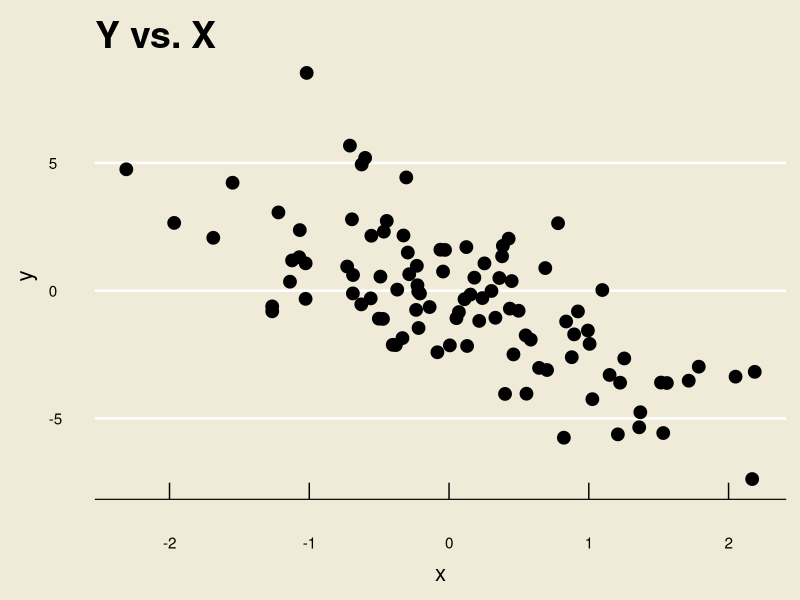
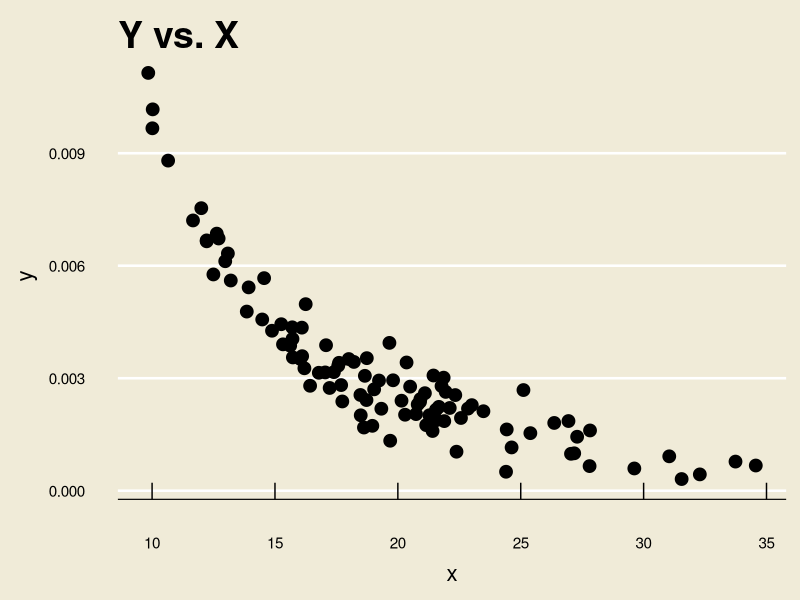
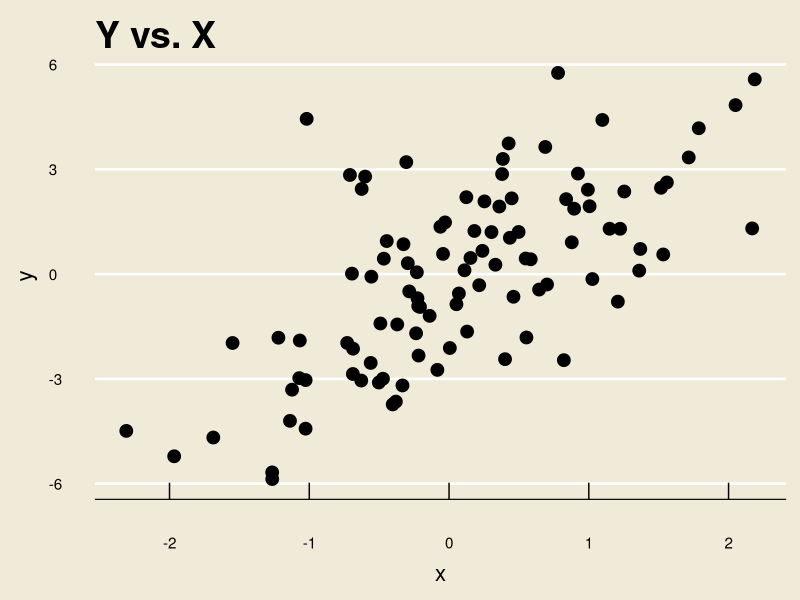
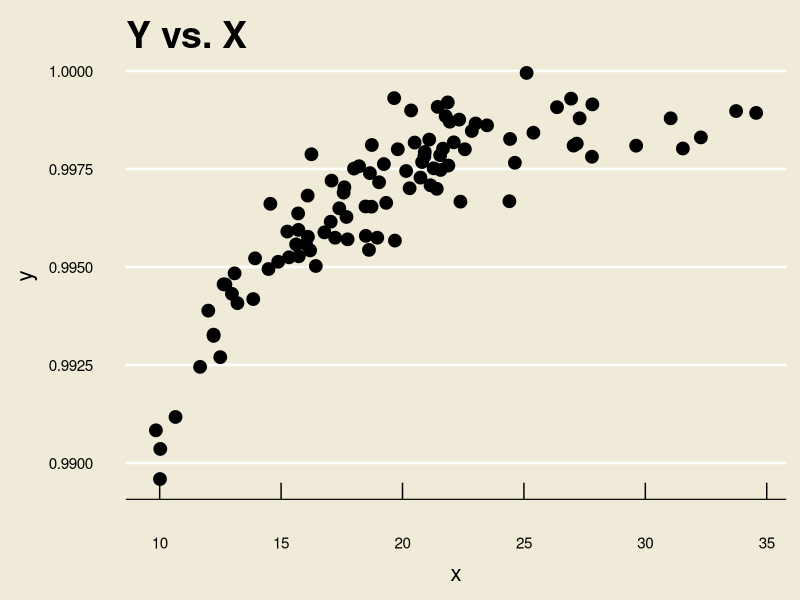
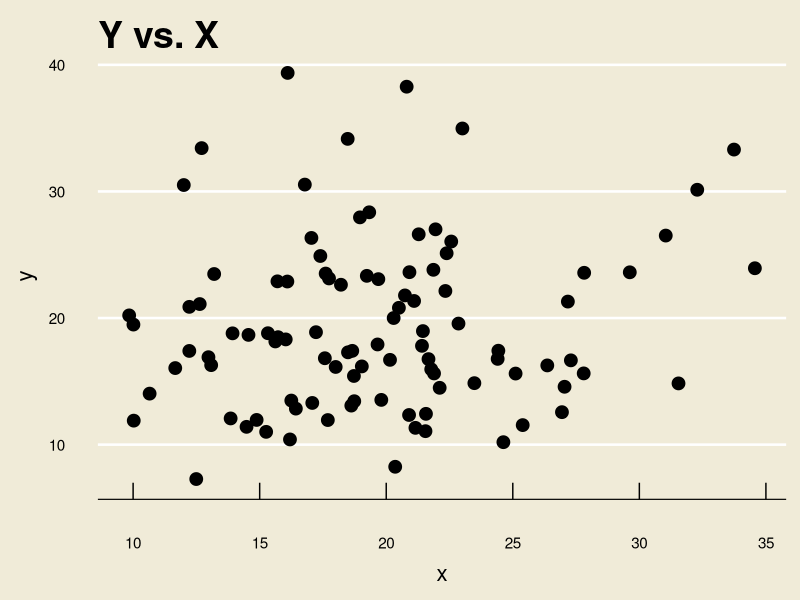
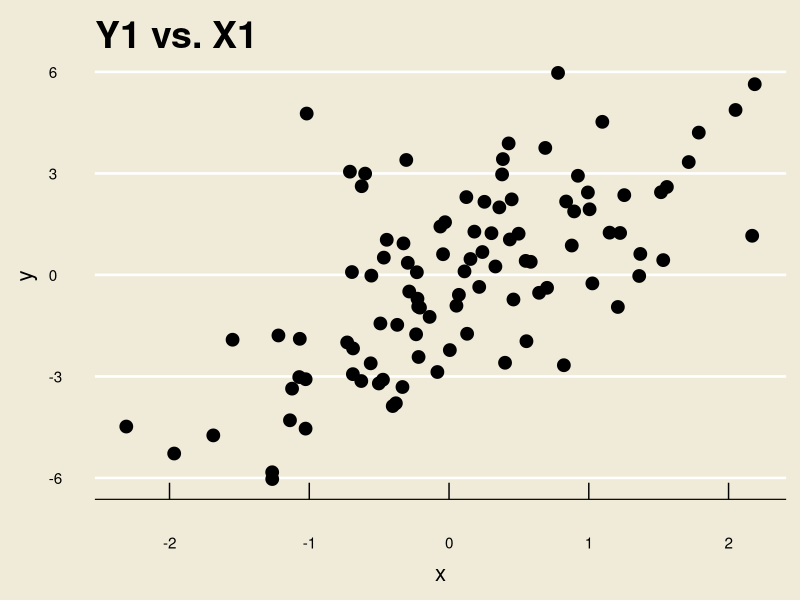
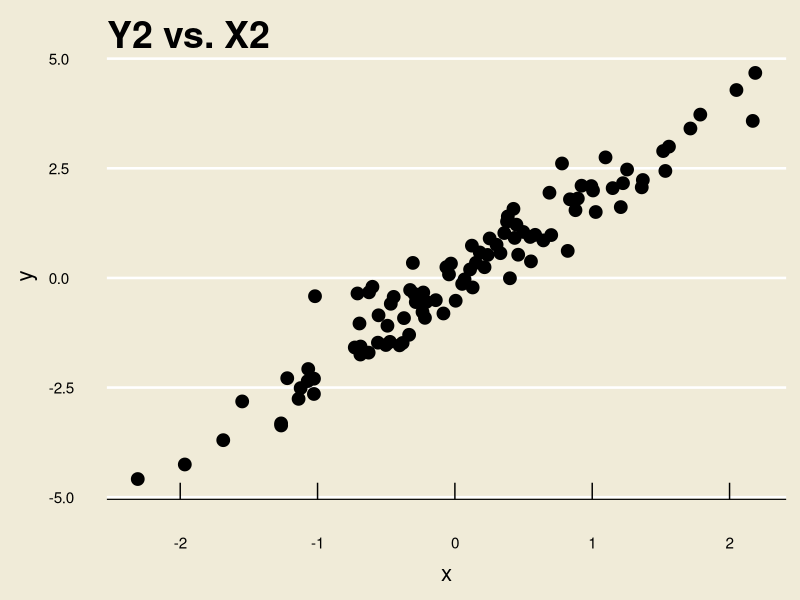
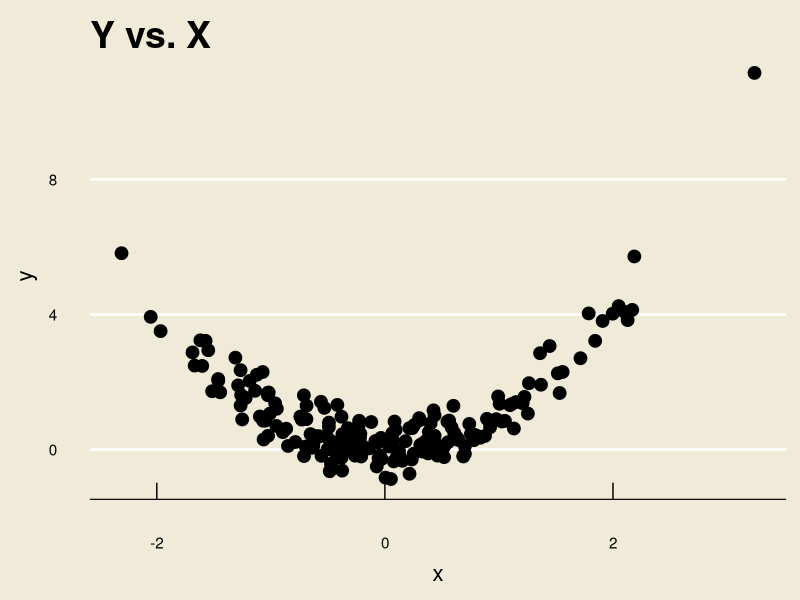

Generate these figures, in order, with R:
## ---- chunk 1
library(tidyverse)
library(ggthemes)
## ---- chunk 2
set.seed(123)
x <- rnorm(100)
y <- -2 * x + rnorm(100, 0, 2)

data.frame(x, y) %>%
  ggplot(aes(x = x, y = y)) +
  geom_point(size = 4) +
  theme_economist(base_size = 24) +
  ggtitle("Y vs. X") +
  theme(panel.background = element_rect("#f0ebd8"),
        plot.background = element_rect(fill = "#f0ebd8"),
        axis.title.y = element_text(size = 16,
                                    margin = margin(
                                      t = 0, 
                                      r = 10,
                                      b = 0, 
                                      l = 0)),
        axis.title.x = element_text(size = 16,
                                    margin = margin(
                                      t = 10, 
                                      r = 0,
                                      b = 0, 
                                      l = 0)),
        title = element_text(size = 18)
  )
## ---- chunk 3
set.seed(123)
x <- rchisq(100, 20)
y <- (1 / x^2) + rnorm(100, 0, 0.0005)

data.frame(x, y) %>%
  ggplot(aes(x = x, y = y)) +
  geom_point(size = 4) +
  theme_economist(base_size = 24) +
  ggtitle("Y vs. X") +
  theme(panel.background = element_rect("#f0ebd8"),
        plot.background = element_rect(fill = "#f0ebd8"),
        axis.title.y = element_text(size = 16,
                                    margin = margin(
                                      t = 0, 
                                      r = 10,
                                      b = 0, 
                                      l = 0)),
        axis.title.x = element_text(size = 16,
                                    margin = margin(
                                      t = 10, 
                                      r = 0,
                                      b = 0, 
                                      l = 0)),
        title = element_text(size = 18)
  )
## ---- chunk 4
set.seed(123)
x <- rnorm(100)
y <- 2 * x + rnorm(100, 0, 2)

data.frame(x, y) %>%
  ggplot(aes(x = x, y = y)) +
  geom_point(size = 4) +
  theme_economist(base_size = 24) +
  ggtitle("Y vs. X") +
  theme(panel.background = element_rect("#f0ebd8"),
        plot.background = element_rect(fill = "#f0ebd8"),
        axis.title.y = element_text(size = 16,
                                    margin = margin(
                                      t = 0, 
                                      r = 10,
                                      b = 0, 
                                      l = 0)),
        axis.title.x = element_text(size = 16,
                                    margin = margin(
                                      t = 10, 
                                      r = 0,
                                      b = 0, 
                                      l = 0)),
        title = element_text(size = 18)
  )
## ---- chunk 5
set.seed(123)
x <- rchisq(100, 20)
y <- 1 - (1/x^2)  + rnorm(100, 0, 0.0007)

data.frame(x, y) %>%
  ggplot(aes(x = x, y = y)) +
  geom_point(size = 4) +
  theme_economist(base_size = 24) +
  ggtitle("Y vs. X") +
  theme(panel.background = element_rect("#f0ebd8"),
        plot.background = element_rect(fill = "#f0ebd8"),
        axis.title.y = element_text(size = 16,
                                    margin = margin(
                                      t = 0, 
                                      r = 10,
                                      b = 0, 
                                      l = 0)),
        axis.title.x = element_text(size = 16,
                                    margin = margin(
                                      t = 10, 
                                      r = 0,
                                      b = 0, 
                                      l = 0)),
        title = element_text(size = 18)
  )
## ---- chunk 6
set.seed(123)
x <- rchisq(100, 20)
y <- rchisq(100, 20)

data.frame(x, y) %>%
  ggplot(aes(x = x, y = y)) +
  geom_point(size = 4) +
  theme_economist(base_size = 24) +
  ggtitle("Y vs. X") +
  theme(panel.background = element_rect("#f0ebd8"),
        plot.background = element_rect(fill = "#f0ebd8"),
        axis.title.y = element_text(size = 16,
                                    margin = margin(
                                      t = 0, 
                                      r = 10,
                                      b = 0, 
                                      l = 0)),
        axis.title.x = element_text(size = 16,
                                    margin = margin(
                                      t = 10, 
                                      r = 0,
                                      b = 0, 
                                      l = 0)),
        title = element_text(size = 18)
  )
## ---- chunk 7
set.seed(123)
x <- rnorm(100)
y <- 2 * x + rnorm(100, 0, 2.1)

data.frame(x, y) %>%
  ggplot(aes(x = x, y = y)) +
  geom_point(size = 4) +
  theme_economist(base_size = 24) +
  ggtitle("Y1 vs. X1") +
  theme(panel.background = element_rect("#f0ebd8"),
        plot.background = element_rect(fill = "#f0ebd8"),
        axis.title.y = element_text(size = 16,
                                    margin = margin(
                                      t = 0, 
                                      r = 10,
                                      b = 0, 
                                      l = 0)),
        axis.title.x = element_text(size = 16,
                                    margin = margin(
                                      t = 10, 
                                      r = 0,
                                      b = 0, 
                                      l = 0)),
        title = element_text(size = 18)
  )
## ---- chunk 8
set.seed(123)
x <- rnorm(100)
y <- 2 * x + rnorm(100, 0, 0.5)

data.frame(x, y) %>%
  ggplot(aes(x = x, y = y)) +
  geom_point(size = 4) +
  theme_economist(base_size = 24) +
  ggtitle("Y2 vs. X2") +
  theme(panel.background = element_rect("#f0ebd8"),
        plot.background = element_rect(fill = "#f0ebd8"),
        axis.title.y = element_text(size = 16,
                                    margin = margin(
                                      t = 0, 
                                      r = 10,
                                      b = 0, 
                                      l = 0)),
        axis.title.x = element_text(size = 16,
                                    margin = margin(
                                      t = 10, 
                                      r = 0,
                                      b = 0, 
                                      l = 0)),
        title = element_text(size = 18)
  )
## ---- chunk 9
set.seed(123)
x <- rnorm(200)
y <- x^2 + rnorm(100, 0, 0.5)

data.frame(x, y) %>%
  ggplot(aes(x = x, y = y)) +
  geom_point(size = 4) +
  theme_economist(base_size = 24) +
  ggtitle("Y vs. X") +
  theme(panel.background = element_rect("#f0ebd8"),
        plot.background = element_rect(fill = "#f0ebd8"),
        axis.title.y = element_text(size = 16,
                                    margin = margin(
                                      t = 0, 
                                      r = 10,
                                      b = 0, 
                                      l = 0)),
        axis.title.x = element_text(size = 16,
                                    margin = margin(
                                      t = 10, 
                                      r = 0,
                                      b = 0, 
                                      l = 0)),
        title = element_text(size = 18)
  )
## ---- chunk 10
x <- c(1, 2, 3)
y1 <- c(1, 2, 3)
y2 <- c(1, 3, 5)

data.frame(x, y1) %>%
  ggplot(aes(x = x, y = y1)) +
  geom_point(size = 4) +
  theme_economist(base_size = 24) +
  ggtitle("Y1 vs. X") +
  theme(panel.background = element_rect("#f0ebd8"),
        plot.background = element_rect(fill = "#f0ebd8"),
        axis.title.y = element_text(size = 16,
                                    margin = margin(
                                      t = 0, 
                                      r = 10,
                                      b = 0, 
                                      l = 0)),
        axis.title.x = element_text(size = 16,
                                    margin = margin(
                                      t = 10, 
                                      r = 0,
                                      b = 0, 
                                      l = 0)),
        title = element_text(size = 18)
  ) +
  ylim(c(1, 5))
## ---- chunk 11
x <- c(1, 2, 3)
y1 <- c(1, 2, 3)
y2 <- c(1, 3, 5)

data.frame(x, y1) %>%
  ggplot(aes(x = x, y = y2)) +
  geom_point(size = 4) +
  theme_economist(base_size = 24) +
  ggtitle("Y2 vs. X") +
  theme(panel.background = element_rect("#f0ebd8"),
        plot.background = element_rect(fill = "#f0ebd8"),
        axis.title.y = element_text(size = 16,
                                    margin = margin(
                                      t = 0, 
                                      r = 10,
                                      b = 0, 
                                      l = 0)),
        axis.title.x = element_text(size = 16,
                                    margin = margin(
                                      t = 10, 
                                      r = 0,
                                      b = 0, 
                                      l = 0)),
        title = element_text(size = 18)
  ) +
  ylim(c(1, 5))
## ---- chunk 12
set.seed(123)

x <- rnorm(100, 180, 10)
y <- x + rnorm(100, 0, 4)

data.frame(x, y) %>%
  ggplot(aes(x = x, y = y)) +
  geom_point(size = 4) +
  theme_economist(base_size = 24) +
  ggtitle("Weight vs. Height") +
  theme(panel.background = element_rect("#f0ebd8"),
        plot.background = element_rect(fill = "#f0ebd8"),
        axis.title.y = element_text(size = 16,
                                    margin = margin(
                                      t = 0, 
                                      r = 10,
                                      b = 0, 
                                      l = 0)),
        axis.title.x = element_text(size = 16,
                                    margin = margin(
                                      t = 10, 
                                      r = 0,
                                      b = 0, 
                                      l = 0)),
        title = element_text(size = 18)
  ) +
  ylab("weight (lbs)") +
  xlab("height (cm)")
## ---- chunk 13
set.seed(123)

data.frame(x, y) %>%
  ggplot(aes(x = x, y = y)) +
  geom_point(size = 4) +
  theme_economist(base_size = 24) +
  ggtitle("Weight vs. Height") +
  theme(panel.background = element_rect("#f0ebd8"),
        plot.background = element_rect(fill = "#f0ebd8"),
        axis.title.y = element_text(size = 16,
                                    margin = margin(
                                      t = 0, 
                                      r = 10,
                                      b = 0, 
                                      l = 0)),
        axis.title.x = element_text(size = 16,
                                    margin = margin(
                                      t = 10, 
                                      r = 0,
                                      b = 0, 
                                      l = 0)),
        title = element_text(size = 18)
  ) +
  ylab("weight (lbs)") +
  xlab("height (cm)") +
  geom_abline(slope = 1, intercept = 0, col = "red", linewidth = 1)
## ---- chunk 14
set.seed(123)
z <- rnorm(100)
w <- -2 * z + rnorm(100, 0, 2)

data.frame(z, w) %>%
  ggplot(aes(x = z, y = w)) +
  geom_point(size = 4) +
  theme_economist(base_size = 24) +
  ggtitle("Y vs. X") +
  theme(panel.background = element_rect("#f0ebd8"),
        plot.background = element_rect(fill = "#f0ebd8"),
        axis.title.y = element_text(size = 16,
                                    margin = margin(
                                      t = 0, 
                                      r = 10,
                                      b = 0, 
                                      l = 0)),
        axis.title.x = element_text(size = 16,
                                    margin = margin(
                                      t = 10, 
                                      r = 0,
                                      b = 0, 
                                      l = 0)),
        title = element_text(size = 18)
  )
## ---- chunk 15
set.seed(123)
z <- rnorm(100)
w <- -2 * z + rnorm(100, 0, 2)

data.frame(z, w) %>%
  ggplot(aes(x = z, y = w)) +
  geom_point(size = 4) +
  theme_economist(base_size = 24) +
  ggtitle("Y vs. X") +
  theme(panel.background = element_rect("#f0ebd8"),
        plot.background = element_rect(fill = "#f0ebd8"),
        axis.title.y = element_text(size = 16,
                                    margin = margin(
                                      t = 0, 
                                      r = 10,
                                      b = 0, 
                                      l = 0)),
        axis.title.x = element_text(size = 16,
                                    margin = margin(
                                      t = 10, 
                                      r = 0,
                                      b = 0, 
                                      l = 0)),
        title = element_text(size = 18)
  ) +
  geom_smooth(method = "lm", se = FALSE, linewidth = 2)

fit1 <- lm(y ~ x)
## ---- chunk 16
set.seed(123)

data.frame(x, y) %>%
  ggplot(aes(x = x, y = y)) +
  geom_point(size = 4) +
  theme_economist(base_size = 24) +
  ggtitle("Weight vs. Height") +
  theme(panel.background = element_rect("#f0ebd8"),
        plot.background = element_rect(fill = "#f0ebd8"),
        axis.title.y = element_text(size = 16,
                                    margin = margin(
                                      t = 0, 
                                      r = 10,
                                      b = 0, 
                                      l = 0)),
        axis.title.x = element_text(size = 16,
                                    margin = margin(
                                      t = 10, 
                                      r = 0,
                                      b = 0, 
                                      l = 0)),
        title = element_text(size = 18)
  ) +
  ylab("weight (lbs)") +
  xlab("height (cm)") 
## ---- chunk 17
set.seed(123)

data.frame(x, y) %>%
  ggplot(aes(x = x, y = y)) +
  geom_point(size = 4) +
  theme_economist(base_size = 24) +
  ggtitle("Weight vs. Height") +
  theme(panel.background = element_rect("#f0ebd8"),
        plot.background = element_rect(fill = "#f0ebd8"),
        axis.title.y = element_text(size = 16,
                                    margin = margin(
                                      t = 0, 
                                      r = 10,
                                      b = 0, 
                                      l = 0)),
        axis.title.x = element_text(size = 16,
                                    margin = margin(
                                      t = 10, 
                                      r = 0,
                                      b = 0, 
                                      l = 0)),
        title = element_text(size = 18)
  ) +
  ylab("weight (lbs)") +
  xlab("height (cm)") +
  geom_smooth(method = "lm", se = F, col = "blue", linewidth = 1)

hw1 <- lm(y ~ x)
## ---- chunk 18
set.seed(123)

data.frame(x, y) %>%
  ggplot(aes(x = x, y = y)) +
  geom_point(size = 4) +
  theme_economist(base_size = 24) +
  ggtitle("Weight vs. Height") +
  theme(panel.background = element_rect("#f0ebd8"),
        plot.background = element_rect(fill = "#f0ebd8"),
        axis.title.y = element_text(size = 16,
                                    margin = margin(
                                      t = 0, 
                                      r = 10,
                                      b = 0, 
                                      l = 0)),
        axis.title.x = element_text(size = 16,
                                    margin = margin(
                                      t = 10, 
                                      r = 0,
                                      b = 0, 
                                      l = 0)),
        title = element_text(size = 18)
  ) +
  ylab("weight (lbs)") +
  xlab("height (cm)") +
  geom_smooth(method = "lm", se = F, col = "blue", linewidth = 1) +
  geom_abline(slope = 1, col = "red", linewidth = 1)

hw1 <- lm(y ~ x)
## ---- chunk 19
set.seed(123)

data.frame(x = c(3, 7, 8), y = c(20, 14, 17)) %>%
  ggplot(aes(x = x, y = y)) +
  geom_point(size = 4) +
  theme_economist(base_size = 24) +
  ggtitle("Y vs. X") +
  theme(panel.background = element_rect("#f0ebd8"),
        plot.background = element_rect(fill = "#f0ebd8"),
        axis.title.y = element_text(size = 16,
                                    margin = margin(
                                      t = 0, 
                                      r = 10,
                                      b = 0, 
                                      l = 0)),
        axis.title.x = element_text(size = 16,
                                    margin = margin(
                                      t = 10, 
                                      r = 0,
                                      b = 0, 
                                      l = 0)),
        title = element_text(size = 18)
  ) +
  ylab("y") +
  xlab("x") +
  geom_smooth(method = "lm", se = F, col = "blue", linewidth = 1) 

hw1 <- lm(y ~ x)
## ---- chunk 20
set.seed(123)

data.frame(x = c(3, 7, 8), y = c(20, 14, 17)) %>%
  ggplot(aes(x = x, y = y)) +
  geom_point(size = 4) +
  theme_economist(base_size = 24) +
  ggtitle("Y vs. X") +
  theme(panel.background = element_rect("#f0ebd8"),
        plot.background = element_rect(fill = "#f0ebd8"),
        axis.title.y = element_text(size = 16,
                                    margin = margin(
                                      t = 0, 
                                      r = 10,
                                      b = 0, 
                                      l = 0)),
        axis.title.x = element_text(size = 16,
                                    margin = margin(
                                      t = 10, 
                                      r = 0,
                                      b = 0, 
                                      l = 0)),
        title = element_text(size = 18)
  ) +
  ylab("weight (lbs)") +
  xlab("height (cm)")
## ---- chunk 21
set.seed(123)

data.frame(x = c(3, 7, 8), y = c(20, 14, 17)) %>%
  ggplot(aes(x = x, y = y)) +
  geom_point(size = 4) +
  theme_economist(base_size = 24) +
  ggtitle("Y vs. X") +
  theme(panel.background = element_rect("#f0ebd8"),
        plot.background = element_rect(fill = "#f0ebd8"),
        axis.title.y = element_text(size = 16,
                                    margin = margin(
                                      t = 0, 
                                      r = 10,
                                      b = 0, 
                                      l = 0)),
        axis.title.x = element_text(size = 16,
                                    margin = margin(
                                      t = 10, 
                                      r = 0,
                                      b = 0, 
                                      l = 0)),
        title = element_text(size = 18)
  ) +
  ylab("weight (lbs)") +
  xlab("height (cm)") +
  geom_smooth(method = "lm", se = F, col = "blue", linewidth = 1) +
  geom_point(aes(x = 5, y = (1/7) * (155 - 6 * 5)),
             size = 5, 
             col = "blue")
## ---- chunk 22
set.seed(123)

t <- rnorm(100, 0, 10)
yt <- 0.5*(t - 80)^2 + rnorm(100, 0, 100)
  
data.frame(t, yt) %>%
  ggplot(aes(x = t, y = yt)) +
  geom_point(size = 4) +
  theme_economist(base_size = 24) +
  ggtitle("Weight vs. Height") +
  theme(panel.background = element_rect("#f0ebd8"),
        plot.background = element_rect(fill = "#f0ebd8"),
        axis.title.y = element_text(size = 16,
                                    margin = margin(
                                      t = 0, 
                                      r = 10,
                                      b = 0, 
                                      l = 0)),
        axis.title.x = element_text(size = 16,
                                    margin = margin(
                                      t = 10, 
                                      r = 0,
                                      b = 0, 
                                      l = 0)),
        title = element_text(size = 18)
  ) +
  ylab("y") +
  xlab("x") +
  geom_smooth(method = "lm", se = F, col = "blue", linewidth = 1)

reg2 <- lm(yt ~ t)
## ---- chunk 23
set.seed(123)

t <- rnorm(100, 0, 10)
yt <- 0.5*(t - 80)^2 + rnorm(100, 0, 100)
  
data.frame(t, yt) %>%
  ggplot(aes(x = t, y = yt)) +
  geom_point(size = 4) +
  theme_economist(base_size = 24) +
  ggtitle("Weight vs. Height") +
  theme(panel.background = element_rect("#f0ebd8"),
        plot.background = element_rect(fill = "#f0ebd8"),
        axis.title.y = element_text(size = 16,
                                    margin = margin(
                                      t = 0, 
                                      r = 10,
                                      b = 0, 
                                      l = 0)),
        axis.title.x = element_text(size = 16,
                                    margin = margin(
                                      t = 10, 
                                      r = 0,
                                      b = 0, 
                                      l = 0)),
        title = element_text(size = 18)
  ) +
  ylab("y") +
  xlab("x") +
  geom_smooth(method = "lm", se = F, col = "blue", linewidth = 1) +
  geom_point(aes(x = 40, y = reg2$coefficients[1] + reg2$coefficients[2] * 40),
             col = "blue", size = 4)

reg2 <- lm(yt ~ t)
